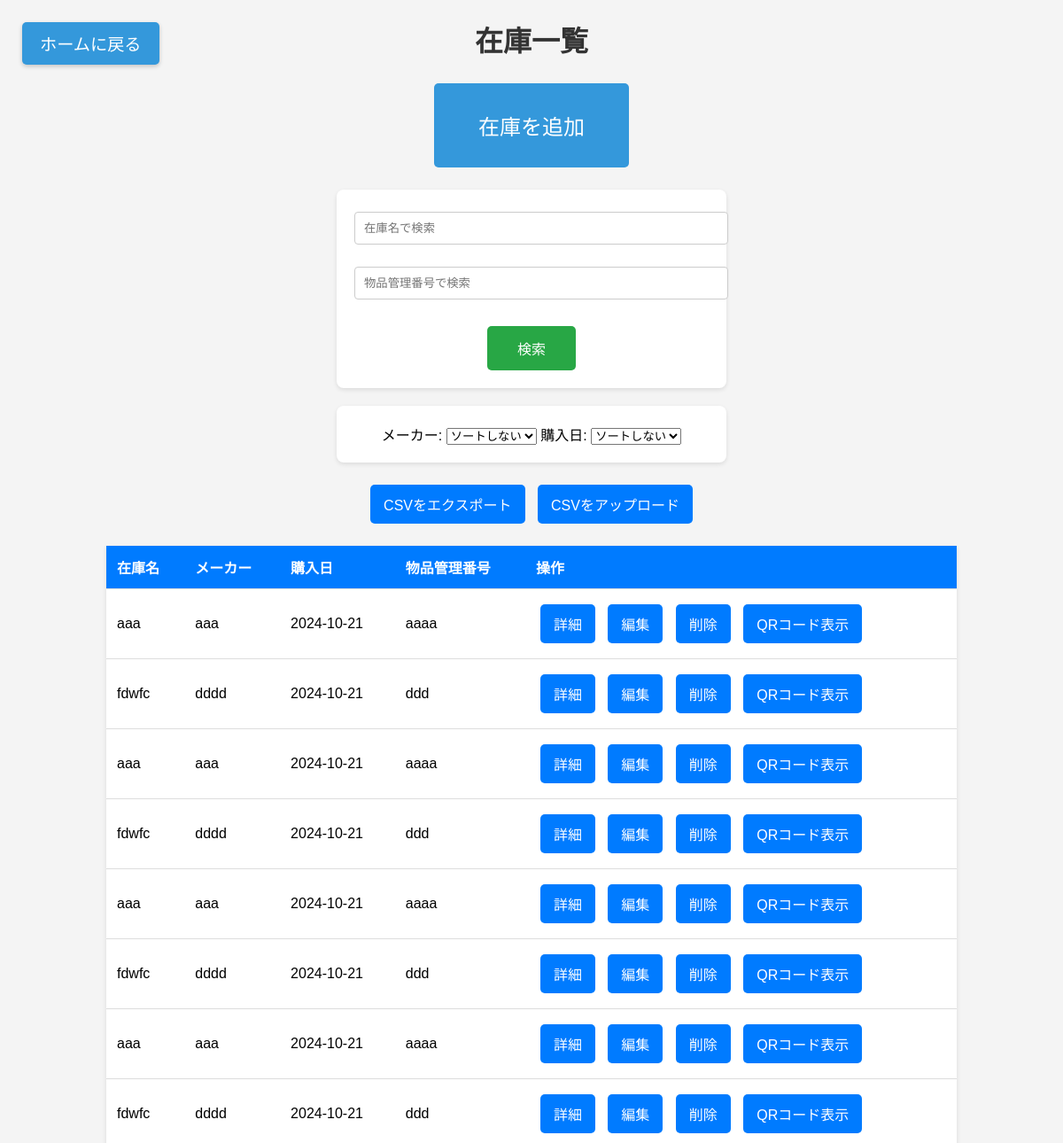
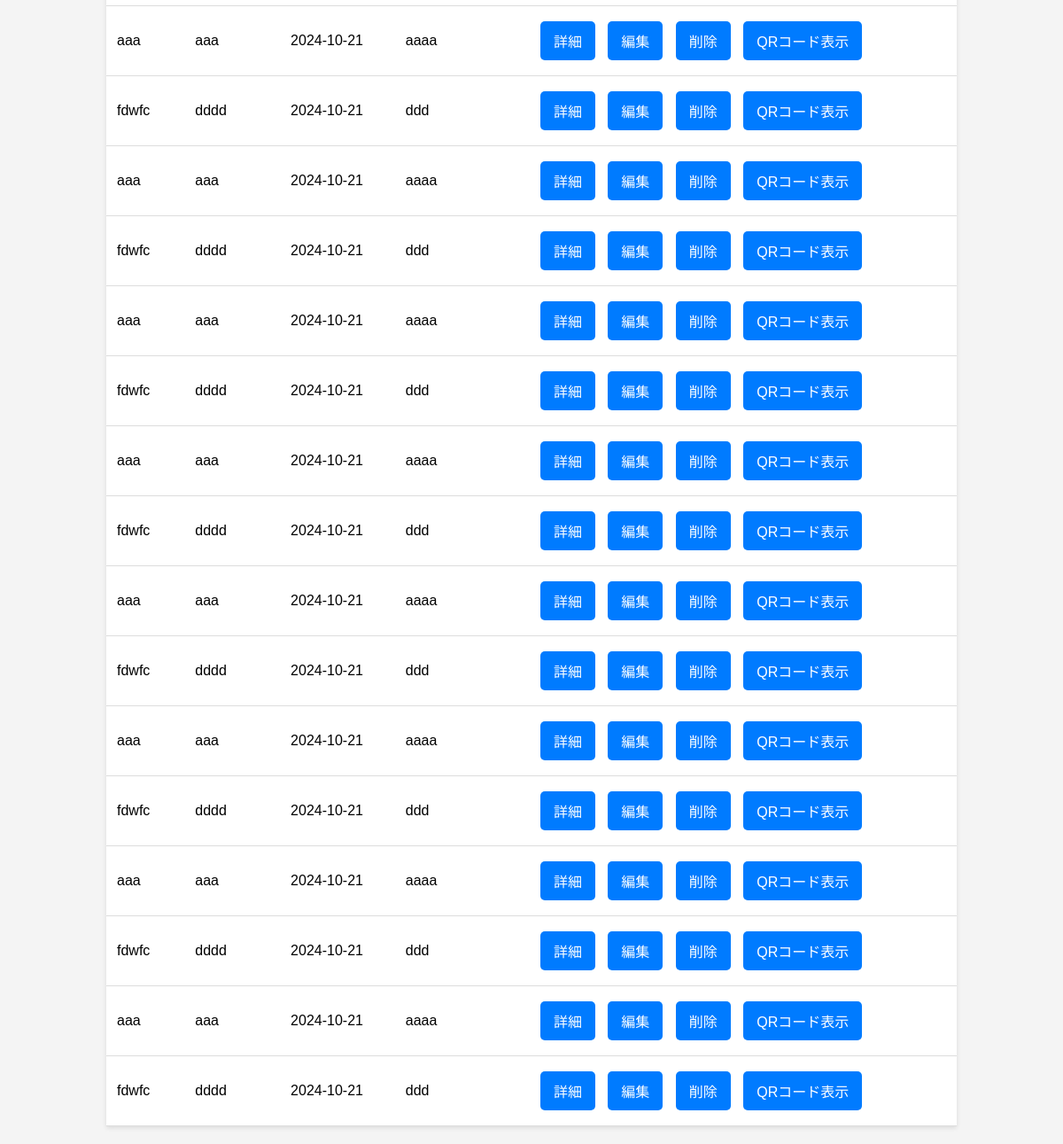
The page /inventory on the database as committed earlier (2 pictures, top to bottom).
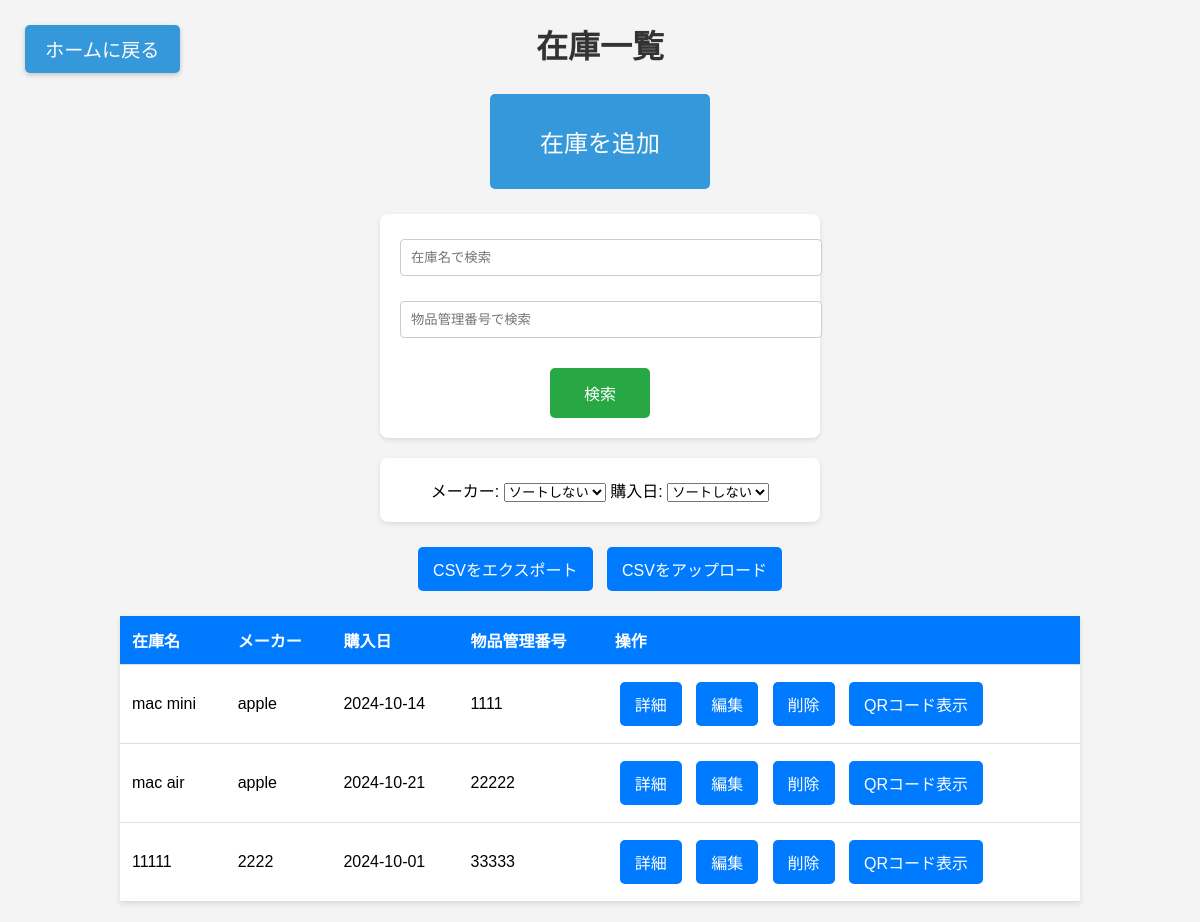
The same page on the database as committed later.
### tables this page shows
CREATE TABLE inventory (
            id INTEGER PRIMARY KEY AUTOINCREMENT,
            product_name TEXT NOT NULL,
            manufacturer TEXT NOT NULL,
            purchase_date TEXT NOT NULL,
            item_number TEXT,  -- 物品管理番号
            description TEXT   -- 説明
        );

### app.py (the view)
@app.route('/inventory')
def inventory():
    conn = get_db_connection()
    search_query = request.args.get('search')
    item_number = request.args.get('item_number')
    sort = request.args.get('sort')
    sort_date = request.args.get('sort_date')
    query = 'SELECT * FROM inventory WHERE 1=1'
    params = []
    if search_query:
        query += ' AND product_name LIKE ?'
        params.append('%' + search_query + '%')
    if item_number:
        query += ' AND item_number = ?'
        params.append(item_number)
    if sort == 'manufacturer':
        query += ' ORDER BY manufacturer'
    elif sort_date == 'purchase_date_asc':
        query += ' ORDER BY purchase_date ASC'
    elif sort_date == 'purchase_date_desc':
        query += ' ORDER BY purchase_date DESC'
    products = conn.execute(query, params).fetchall()
    conn.close()
    return render_template('inventory.html', products=products)

### app.py (called while the page is built)
def get_db_connection():
    conn = sqlite3.connect('inventory.db')
    conn.row_factory = sqlite3.Row
    return conn

### templates/inventory.html (shortened to what this page needs)
<!DOCTYPE html>
<html lang="ja">
<head>
    <link rel="stylesheet" href="{{ url_for('static', filename='styles.css') }}">
    <link rel="stylesheet" href="{{ url_for('static', filename='styles.css') }}">
</head>
</head>
<body>
<h1>在庫一覧</h1>
<a href="{{ url_for('index') }}" class="back-button">ホームに戻る</a>
<a href="{{ url_for('show_add_product') }}" class="add-product-btn">在庫を追加</a>
    <form method="GET" action="{{ url_for('inventory') }}">
        <input type="text" name="search" placeholder="在庫名で検索" value="{{ request.args.get('search', '') }}">
        <input type="text" name="item_number" placeholder="物品管理番号で検索" value="{{ request.args.get('item_number', '') }}">
        <input type="submit" value="検索"style="width: 100px; height: 50px; font-size: 16px; margin-top: 10px;">
    </form>
<form method="GET" action="{{ url_for('inventory') }}">
    <label for="sort_manufacturer">メーカー:</label>
    <select id="sort_manufacturer" name="sort" onchange="this.form.submit()">
        <option value="">ソートしない</option>
    </select>
    <label for="sort_date">購入日:</label>
    <select id="sort_date" name="sort_date" onchange="this.form.submit()">
        <option value="">ソートしない</option>
    </select>
</form>
    <a href="{{ url_for('export_csv') }}">CSVをエクスポート</a>
    <a href="{{ url_for('upload_csv') }}">CSVをアップロード</a>
    <table>
        <thead>
            <tr>
                <th>在庫名</th>
                <th>メーカー</th>
                <th>購入日</th>
                <th>物品管理番号</th>
                <th>操作</th>
            </tr>
        </thead>
        <tbody>
            {% for product in products %}
                <tr>
                    <td>{{ product.product_name }}</td>
                    <td>{{ product.manufacturer }}</td>
                    <td>{{ product.purchase_date }}</td>
                    <td>{{ product.item_number }}</td>
                    <td>
                        <a href="{{ url_for('product_detail', product_id=product.id) }}">詳細</a>
                        <a href="{{ url_for('edit_product', product_id=product.id) }}">編集</a>
                        <a href="{{ url_for('delete_product', product_id=product.id) }}">削除</a>
                        <a href="{{ url_for('generate_qr', product_id=product.id) }}">QRコード表示</a>
                    </td>
                </tr>
            {% endfor %}
        </tbody>
    </table>
</body>
</html>

Rows that differ between the two databases and show on the page:
removed inventory: product_name "aaa", manufacturer "aaa", purchase_date "2024-10-21", item_number "aaaa"
removed inventory: product_name "aaa", manufacturer "aaa", purchase_date "2024-10-21", item_number "aaaa"
removed inventory: product_name "fdwfc", manufacturer "dddd", purchase_date "2024-10-21", item_number "ddd"
removed inventory: product_name "aaa", manufacturer "aaa", purchase_date "2024-10-21", item_number "aaaa"
removed inventory: product_name "fdwfc", manufacturer "dddd", purchase_date "2024-10-21", item_number "ddd"
removed inventory: product_name "aaa", manufacturer "aaa", purchase_date "2024-10-21", item_number "aaaa"
removed inventory: product_name "fdwfc", manufacturer "dddd", purchase_date "2024-10-21", item_number "ddd"
removed inventory: product_name "aaa", manufacturer "aaa", purchase_date "2024-10-21", item_number "aaaa"
removed inventory: product_name "fdwfc", manufacturer "dddd", purchase_date "2024-10-21", item_number "ddd"
removed inventory: product_name "aaa", manufacturer "aaa", purchase_date "2024-10-21", item_number "aaaa"
removed inventory: product_name "fdwfc", manufacturer "dddd", purchase_date "2024-10-21", item_number "ddd"
removed inventory: product_name "aaa", manufacturer "aaa", purchase_date "2024-10-21", item_number "aaaa"
removed inventory: product_name "fdwfc", manufacturer "dddd", purchase_date "2024-10-21", item_number "ddd"
removed inventory: product_name "aaa", manufacturer "aaa", purchase_date "2024-10-21", item_number "aaaa"
removed inventory: product_name "fdwfc", manufacturer "dddd", purchase_date "2024-10-21", item_number "ddd"
removed inventory: product_name "aaa", manufacturer "aaa", purchase_date "2024-10-21", item_number "aaaa"
removed inventory: product_name "fdwfc", manufacturer "dddd", purchase_date "2024-10-21", item_number "ddd"
removed inventory: product_name "aaa", manufacturer "aaa", purchase_date "2024-10-21", item_number "aaaa"
removed inventory: product_name "fdwfc", manufacturer "dddd", purchase_date "2024-10-21", item_number "ddd"
removed inventory: product_name "aaa", manufacturer "aaa", purchase_date "2024-10-21", item_number "aaaa"
removed inventory: product_name "fdwfc", manufacturer "dddd", purchase_date "2024-10-21", item_number "ddd"
removed inventory: product_name "aaa", manufacturer "aaa", purchase_date "2024-10-21", item_number "aaaa"
removed inventory: product_name "fdwfc", manufacturer "dddd", purchase_date "2024-10-21", item_number "ddd"
added inventory: product_name "mac mini", manufacturer "apple", purchase_date "2024-10-14", item_number "1111"
changed inventory: product_name "fdwfc" → "mac air"; manufacturer "dddd" → "apple"; item_number "ddd" → "22222"
added inventory: product_name "11111", manufacturer "2222", purchase_date "2024-10-01", item_number "33333"
